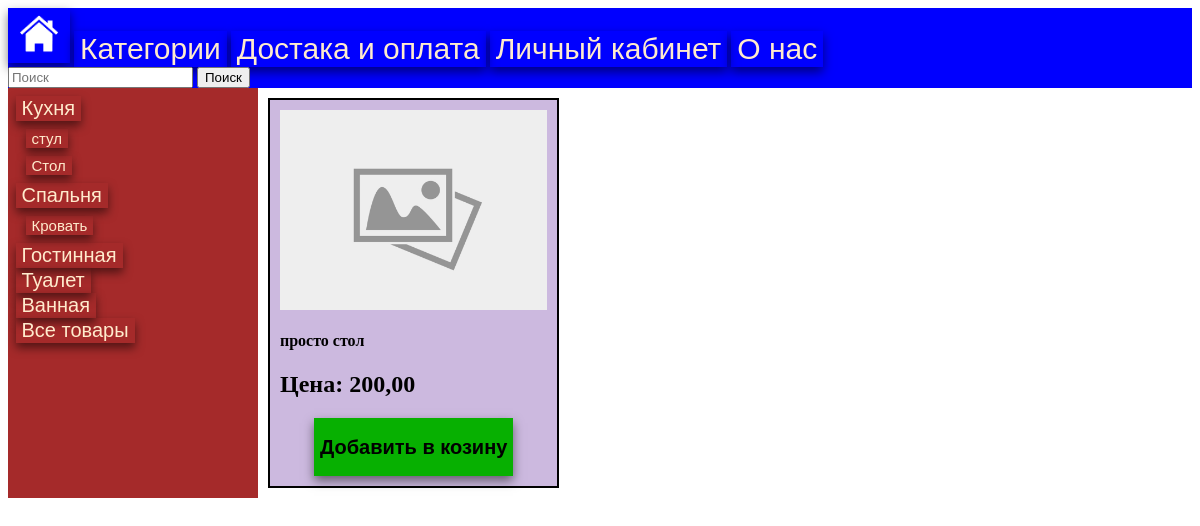
Page /assort/product/stol on the committed database.
### products/models.py (models this page shows)
class Categories (models.Model):
    name=models.CharField( max_length=150, unique=True,verbose_name="Названее")
    slug=models.SlugField(max_length=200,blank=True,unique=True,verbose_name="URL")
    class Meta:
        db_table = "category"
        verbose_name="Категорию"
        verbose_name_plural="Категории"

class SubCategories (models.Model):
    name=models.CharField( max_length=150, unique=False,verbose_name="Названее")
    slug=models.SlugField(max_length=200,blank=True,unique=True,verbose_name="URL")
    category=models.ForeignKey(to=Categories, verbose_name=("Категория"), on_delete=models.CASCADE)
    class Meta:
        db_table = "subcategory"
        verbose_name="Податегория"
        verbose_name_plural="Подкатегории"

class Products(models.Model):
    name=models.CharField( max_length=150, unique=True
                          ,verbose_name="Названее")
    slug=models.SlugField(max_length=200,blank=True,unique=True,verbose_name="URL")
    discription=models.TextField(blank=True,null=True, verbose_name="Описание")
    image=models.ImageField(upload_to="goods",blank=True,null=True, verbose_name="Изображение")
    price=models.DecimalField(default=0.00, max_digits=7, decimal_places=2,verbose_name="Цена")
    quantity=models.PositiveIntegerField(default=0,verbose_name="Количество")
    subcategory=models.ForeignKey(to=SubCategories, verbose_name=("Категория"), on_delete=models.CASCADE)
    class Meta:
        db_table = "Product"
        verbose_name="Товар"
        verbose_name_plural="Товары"
        ordering=("id",)

### products/views.py (the view)
# urls.py: path('product/<slug:product_slug>',views.product,name="product"),
def product (request,product_slug):
    categories=Categories.objects.all()
    subcategories=SubCategories.objects.all()
    product_slug=Products.objects.get(slug=product_slug)
    context={
        "categories": categories,
        "subcategories":subcategories,
        'product': product_slug
    }
    return render(request,'products/product.html',context)

### products/templates/products/product.html (shortened to what this page needs)
{% extends 'products/assort.html' %}
{% load static %}
{% block content %}
<div class="assort">
    <div class="cat">
        {% for category in categories %}
            <form action="{% url 'products:assort' category.slug %}">
                <button class="bcat">{{category.name}}</button>
            </form>
            {% for subcategory in subcategories %}
                {% if category.id == subcategory.category.id %}
                    <dl class="subca">
                        <dt>
                            <form action="{% url 'products:assort' category.slug subcategory.slug %}">
                                <button class="subcat">
                                    {{subcategory.name}}
                                </button>
                            </form>
                        </dt>
                    </dl>
                {% endif %}
            {% endfor %}
        {% endfor %}
    </div>
    <div class="listtovar">
        <div class="cart">
            {% if product.image %}
                <img src="{{product.image.url}}" alt="{{product.name}}">
            {%else%}
                <img src="{% static 'images/NFimg.jpg' %}">
            {% endif %}
            <h4>{{product.discription}}</h4>
            <h2>Цена: {{product.price}}</h2>
            <button class="bag"  >
                <h2>Добавить в козину</h2>
            </button>
        </div>
    </div>
    {% endblock content %}

### static/styles/style.css (style rules this page uses)
.assort { display: grid; grid-template-columns: 250px auto ; }
.cat { display:inline; background-color: brown; padding: 3%; }
.bcat { display:flex; color: blanchedalmond; font-size: 20px; cursor: pointer; background-color: transparent; border: none; box-shadow: 0px 5px 10px 0px rgba(0, 0, 0, 0.5); }
.subcat { display:flex; color: blanchedalmond; font-size: 15px; margin-top: 0px; cursor: pointer; background-color: transparent; border: none; box-shadow: 0px 5px 10px 0px rgba(0, 0, 0, 0.5); }
.subca { margin: 8px; margin-left: 10px; }
.listtovar { display: grid; grid-template-columns: repeat(3,1fr); grid-template-rows: repeat(1,1fr); }
.cart { background-color: rgb(204, 185, 223); margin: 10px; border: 2px solid black; padding: 10px; position: relative; }
.cart>img { display: flex; max-width: 100%; max-height: 65%; margin-left: auto; margin-right: auto; }
.base { background-image: url(base.jpeg); background-size: no-repeat; }
.bag { display: flex; background-color: transparent; margin-left: auto; margin-right: auto; border: none; cursor: pointer; box-shadow: 0px 5px 10px 0px rgba(0, 0, 0, 0.5); background-color: rgb(7, 176, 1); }

### rows in the picture
Categories: name "Кухня"
SubCategories: name "стул"
SubCategories: name "Стол"
Categories: name "Спальня"
SubCategories: name "Кровать"
Categories: name "Гостинная"
Categories: name "Туалет"
Categories: name "Ванная"
Categories: name "Все товары"
Products: discription "просто стол", price "200,00"
